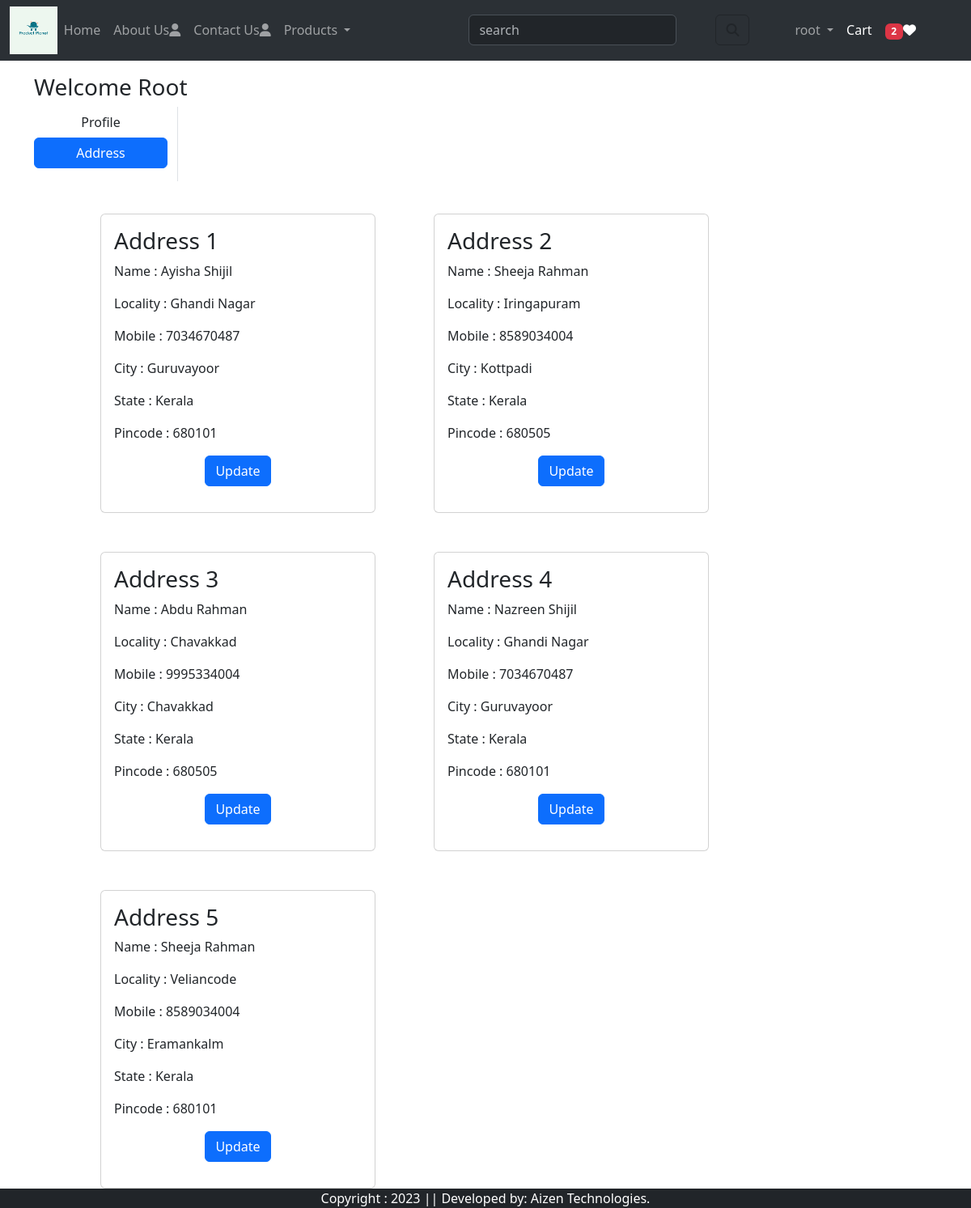
The page /address/ (signed in) on the database its author committed.
### app1/models.py (models this page shows, shortened)
class customer(models.Model):
     user=models.ForeignKey(User,on_delete=models.CASCADE)
     name=models.CharField(max_length=200)
     locality=models.CharField(max_length=200)
     city=models.CharField(max_length=200)
     mobile=models.IntegerField(default=0)
     zipcode=models.IntegerField()
     state=models.CharField(choices=STAT_CHOICES, max_length=100)

### app1/views.py (the view)
# urls.py: path("address/",views.address,name="address"),
@login_required
def address(request):
  totalitem=0
  wishitem=0
  if request.user.is_authenticated:
    totalitem=len(cart.objects.filter(user=request.user))
    wishitem=len(Wishlist.objects.filter(user=request.user))
  add=customer.objects.filter(user=request.user)
  return render(request,'address.html',locals())

### templates/address.html
{% extends 'base.html' %}
{% load static %}
{% block main-content %}
<div class="container">
    <div class="row my-3">
        <h3>Welcome <span class="text-capitalize">{{request.user}}</span></h3>
      <div class="col-sm-2 border-end">
        <ul class="list-unstyled">
            <li class="d-grid"><a class="btn" href="{% url 'profile' %}">Profile</a></li>
            <li class="d-grid"><a class="btn btn-primary" href="{% url 'address' %}">Address</a></li>
        </ul>
      </div>
    </div>
</div>
<div class="col-sm-8 offset-sm-1">
 <div class="row">
        {% for ad in add %}
        <div class="col-sm-6">
            <div class="card m-4">
                <div class="card-body">
                    <h3>Address {{forloop.counter}}</h3>
                    <p>Name : {{ad.name}}</p>
                    <p>Locality : {{ad.locality}}</p>
                    <p>Mobile : {{ad.mobile}}</p>
                    <p>City : {{ad.city}}</p>
                    <p>State : {{ad.state}}</p>
                    <p>Pincode : {{ad.zipcode}}</p>
                    <p class="text-center text-success"><a href="{% url 'update_address' pk=ad.id %}" type="button" class="btn btn-primary">Update</a></p>
                </div>
            </div>
        </div>
      {% endfor %}
    </div>
</div>
{% endblock main-content %}

### templates/base.html (shortened to what this page needs)
<!DOCTYPE html>
<html lang="en">
{% load static %}
<head>
    <link href="https://cdn.jsdelivr.net/npm/bootstrap@5.3.2/dist/css/bootstrap.min.css" rel="stylesheet">
    <link rel="stylesheet" href="https://cdnjs.cloudflare.com/ajax/libs/onsen/2.10.10/css/font_awesome/css/all.min.css">
    <link href="{% static 'app1/css/style.css' %}" rel="stylesheet"/>
</head>
<body>
    <header>
        <nav class="navbar navbar-expand-lg bg-body-tertiary" data-bs-theme="dark">
            <div class="container-fluid">
                <img src="{% static 'app1/images/logo.png' %}" style="width: 5%; height: 5%;"/>
              <div class="collapse navbar-collapse" id="navbarSupportedContent">
                <ul class="navbar-nav me-auto mb-2 mb-lg-0">
                  {% if request.user.is_authenticated %}
                  <li class="nav-item">
                    <a class="nav-link" aria-current="page" href="/">Home</a>
                  </li>
                  <li class="nav-item">
                    <a class="nav-link" href="{% url 'about' %}">About Us<i class="fa fa-user" aria-hidden="true"></i></a>
                  </li>
                  <li class="nav-item">
                    <a class="nav-link" href="{% url 'contact' %}">Contact Us<i class="fa fa-user" aria-hidden="true"></i></a>
                  </li>
                  <li class="nav-item dropdown">
                    <a class="nav-link dropdown-toggle" href="#" role="button" data-bs-toggle="dropdown" aria-expanded="false">
                      Products
                    </a>
                  </li>
                </ul>
                <form class="d-flex" role="search" action="/search">
                  <input class="form-control me-5" type="search" placeholder="search" name="search" aria-label="Search">
                  <button class="btn btn-outline-dark me-5" type="submit"><i class="fa-solid fa-magnifying-glass"></i></button>
                </form>
                <ul class="navbar-nav me-5">
                    <li class="nav-item dropdown">
                      <a class="nav-link dropdown-toggle" href="#" role="button" data-bs-toggle="dropdown" aria-expanded="false">
                        {{request.user}}
                      </a>
                    </li>
                      <li class="nav-item">
                        <a aria-current="page" href="{% url 'show_cart' %}" class="nav-link text-white">Cart</a>
                      </li>
                      <li class="nav-item">
                        <a aria-current="page" href="{% url 'wishlist' %}" class="nav-link text-white"><span class="badge bg-danger">{% if wishitem > 0 %} {{wishitem}} {% endif %}</span><i class="fa fa-heart"></i></a>
                      </li>
                     {% endif %}
                </ul>
              </div>
            </div>
          </nav>
    </header>
    {% block main-content %}   {% endblock main-content %}
    <footer class="container-fluid bg-dark text-center text-white fixed-bottom text">
     Copyright : 2023 || Developed by: Aizen Technologies.
    </footer>
  </body>
</html>

### static/app1/css/style.css (style rules this page uses)
.card { margin-bottom: 10px; }

### rows shown on the page
customer: name "Ayisha Shijil", locality "Ghandi Nagar", mobile "7034670487", city "Guruvayoor", state "Kerala", zipcode "680101"
customer: name "Sheeja Rahman", locality "Iringapuram", mobile "8589034004", city "Kottpadi", state "Kerala", zipcode "680505"
customer: name "Abdu Rahman", locality "Chavakkad", mobile "9995334004", city "Chavakkad", state "Kerala", zipcode "680505"
customer: name "Nazreen Shijil", locality "Ghandi Nagar", mobile "7034670487", city "Guruvayoor", state "Kerala", zipcode "680101"
customer: name "Sheeja Rahman", locality "Veliancode", mobile "8589034004", city "Eramankalm", state "Kerala", zipcode "680101"

### other values the page prints
{{ request.user }} "root"
{{ wishitem }} "2"
{{ request.user }} "Root"
